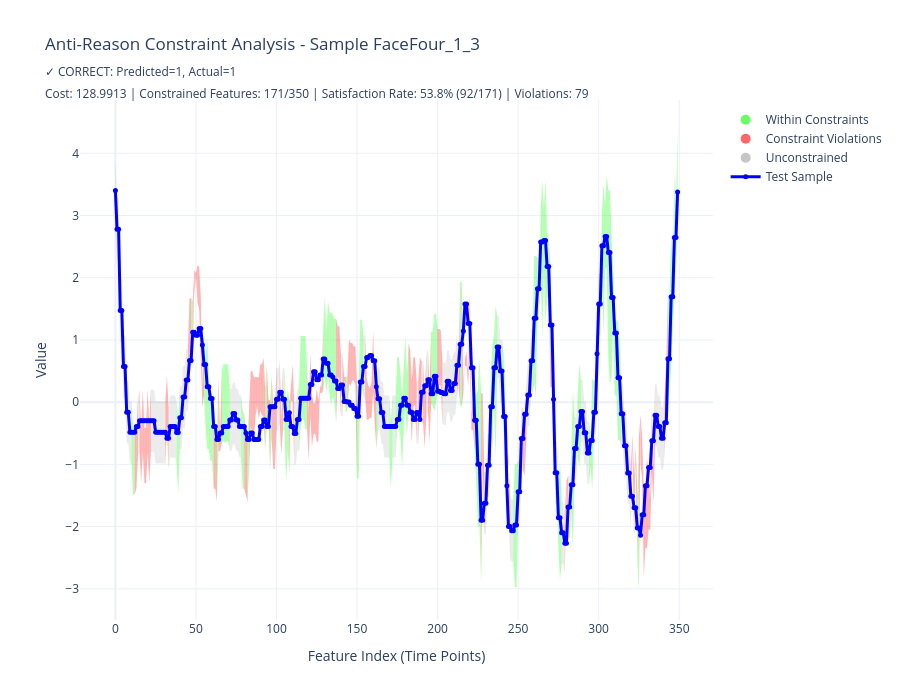

This figure's notebook cell:
### Code cell
from etl.reasons_analysis import visualize_anti_reason_corridor

fig = visualize_anti_reason_corridor(sample_id, tests_sample, feature_names)
if fig is not None:
    fig.show()
